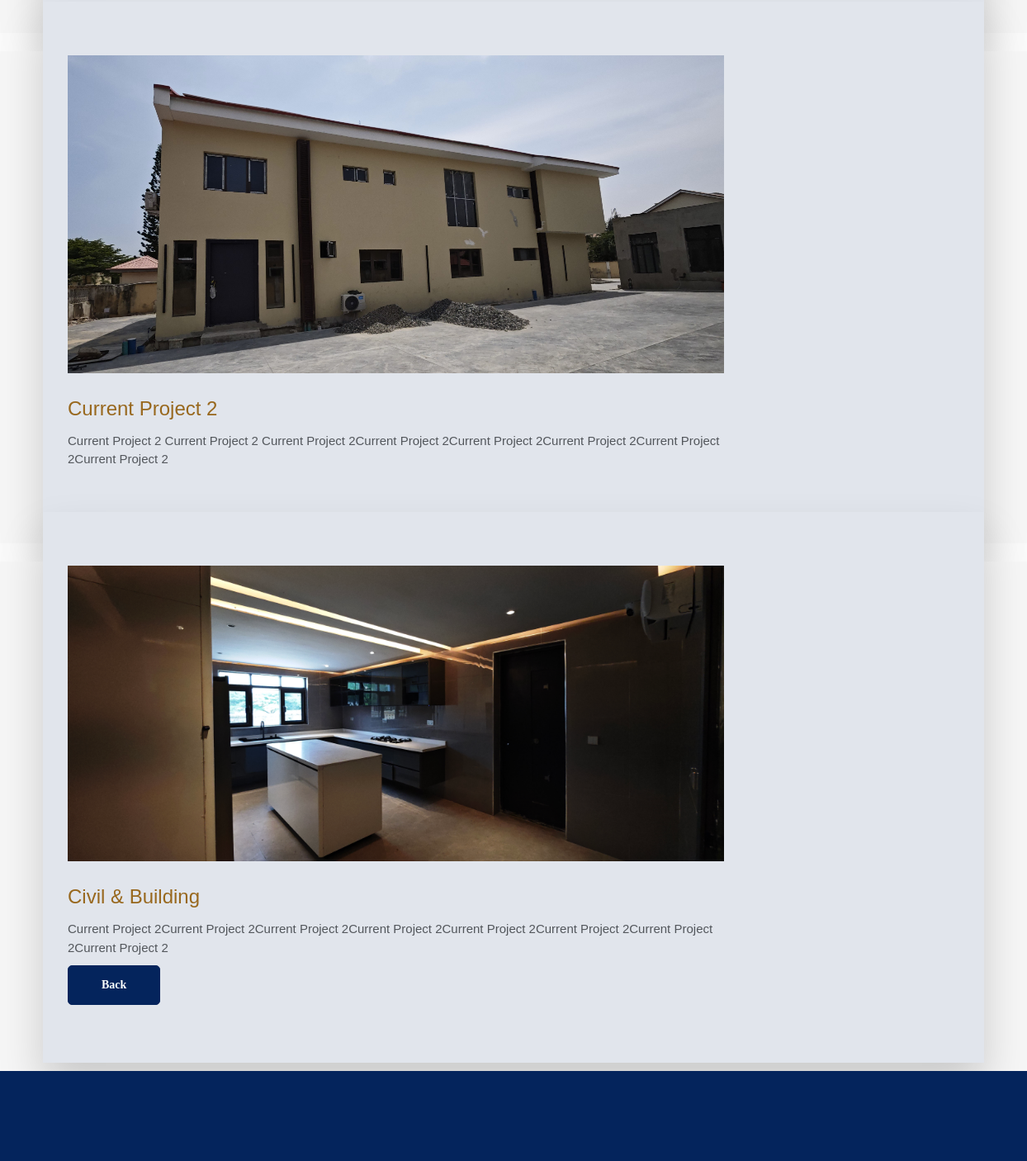
The page /sub_picture/8/ (middle part) on the database as committed earlier.
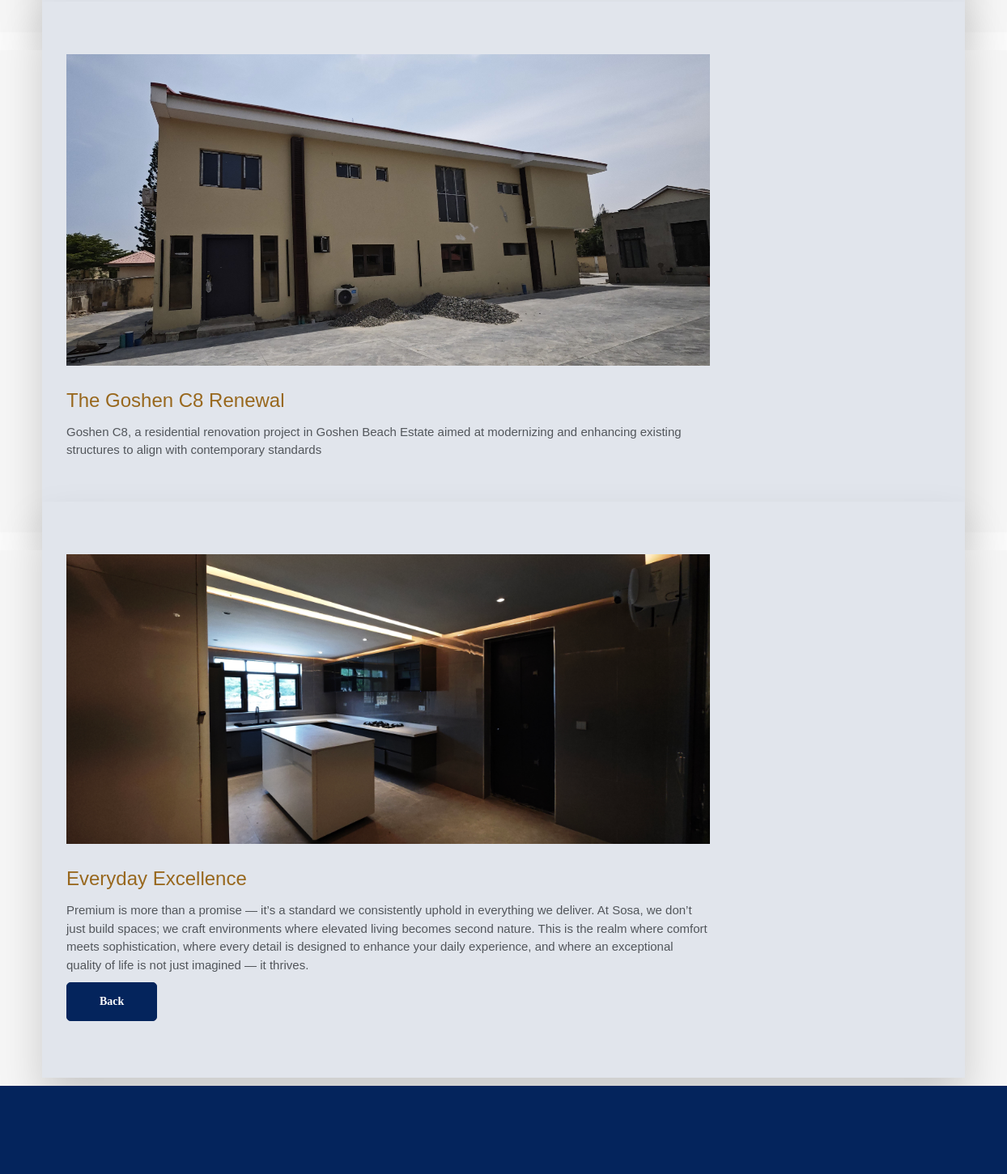
The same page on the database as committed later.
### deus_magnus/models.py (models this page shows, shortened)
class SubPicture_1(models.Model):
    sub_title_1 = models.CharField(max_length=200, blank=True, null=True)
    sub_description_1 = models.TextField()
    sub_slug_1 = models.SlugField (max_length=255,blank=True, null=True)
    sub_image_1 = models.ImageField(upload_to='images_sub/')
    sub_title_2 = models.CharField(max_length=200, blank=True, null=True)
    sub_description_2 = models.TextField()
    sub_image_2 = models.ImageField(upload_to='images_sub2/')
    sub_title_3 = models.CharField(max_length=200, blank=True, null=True)
    sub_description_3 = models.TextField()
    sub_image_3 = models.ImageField(upload_to='images_sub3/')
    sub_publish_date_1 = models.DateTimeField (auto_now_add= True)
    sub_author_1 = models.ForeignKey(User, on_delete=models.CASCADE)
    class Meta:
        ordering =['-sub_publish_date_1']

### deus_magnus/views.py (the view, shortened to what this page needs)
# urls.py: path('sub_picture/<int:pk>/', SubPictureDetailView.as_view(), name="sub_detail"),
class SubPictureDetailView(DetailView):
    model = SubPicture_1
    template_name = 'deus_magnus/sub_picture_detail.html'
    context_object_name = 'sub_picture'

### templates/deus_magnus/sub_picture_detail.html (shortened to what this page needs)
{% extends "base.html" %}
{% load static %}
{% block content %}
<section class="section gb nopadtop">
    <div class="container">
        <div class="boxed">
            <div class="row">
                <div class="col-md-9">
                </div>
            </div>
        </div>
    </div>
</section><br>
<section class="section gb nopadtop">
    <div class="container">
        <div class="boxed">
            <div class="row">
                <div class="col-md-9">
                    <div class="content blog-list">
                        <div class="blog-wrapper clearfix">
                            <div class="blog-media">
                             {% if sub_picture.sub_image_2 %}
                                <img src="{{ sub_picture.sub_image_2.url }}" alt="" class="img-responsive">
                            {% endif %}
                            </div>
                            <div class="blog-desc-big">
                                <h3 style="color: #98681e;">{{ sub_picture.sub_title_2 }}</h3>
                                <p>{{ sub_picture.sub_description_2 }}</p>
                            </div>
                        </div>
                    </div>
                </div>
            </div>
        </div>
    </div>
</section><br>
<section class="section gb nopadtop">
    <div class="container">
        <div class="boxed">
            <div class="row">
                <div class="col-md-9">
                    <div class="content blog-list">
                        <div class="blog-wrapper clearfix">
                            <div class="blog-media">
                                {% if sub_picture.sub_image_3 %}
                                <img src="{{ sub_picture.sub_image_3.url }}" alt="" class="img-responsive">
                                {% endif  %}
                            </div>
                            <div class="blog-desc-big">
                                <h3 style="color: #98681e;">{{ sub_picture.sub_title_3 }}</h3>
                                <p>{{ sub_picture.sub_description_3 }}</p>
                            </div>
                        </div>
                    <div class="btn-wrapper">
                        <a href=""onclick="history.back(); return false;" class="btn btn-primary"style="border-radius: 5px;font-family: Georgia;"> Back</a>
                    </div>
                    </div>
                </div>
            </div>
        </div>
    </div>
</section>
{% endblock %}

Rows that differ between the two databases and show on the page:
changed SubPicture_1: sub_title_2 "Current Project 2" → "The Goshen C8 Renewal"; sub_description_2 "Current Project 2 Current Project 2 Current Project 2Current Project 2Current Project 2Current Project 2Current Project 2Current Project 2" → "Goshen C8, a residential renovation project in Goshen Beach Estate aimed at modernizing and enhancing existing structures to align with contemporary standards"; sub_title_3 "Civil & Building" → "Everyday Excellence"; sub_description_3 "Current Project 2Current Project 2Current Project 2Current Project 2Current Project 2Current Project 2Current Project 2Current Project 2" → "Premium is more than a promise — it’s a standard we consistently uphold in everything we deliver. At Sosa, we don’t just build spaces; we craft environments where elevated living becomes second nature. This is the realm where comfort meets sophistication, where every detail is designed to enhance your daily experience, and where an exceptional quality of life is not just imagined — it thrives."
